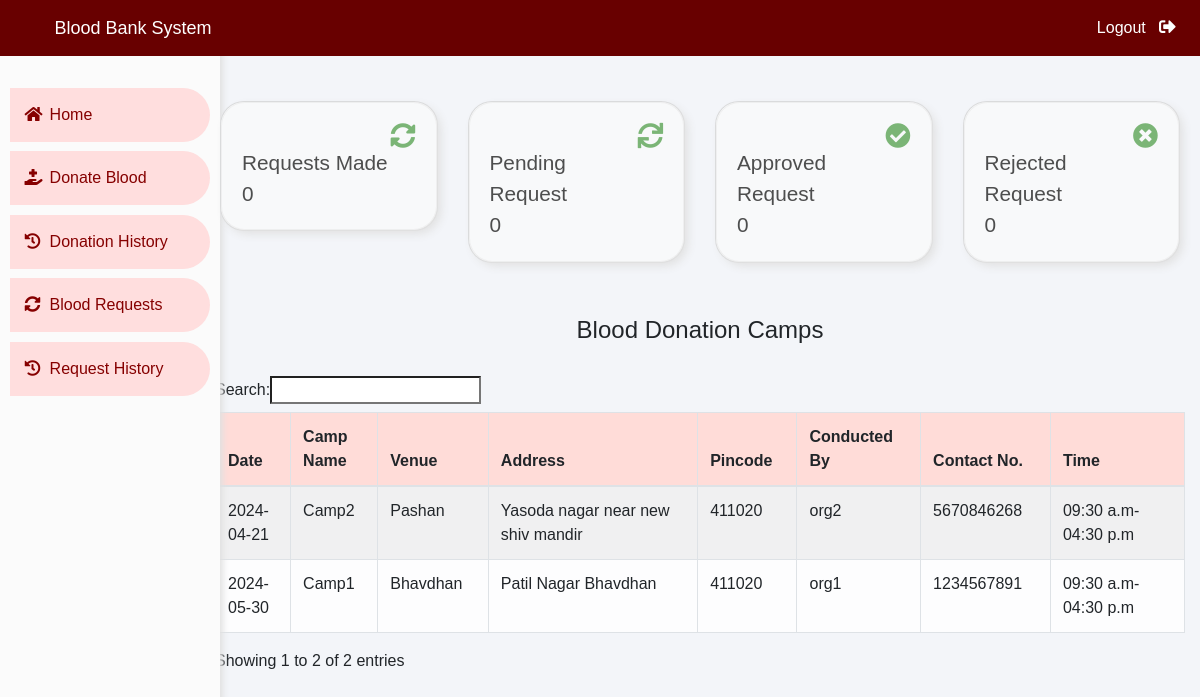
Page /donor/donor-dashboard (signed in) on the committed database.
### blood/models.py (models this page shows)
class DonationCamp(models.Model):
    camp_name = models.CharField(
        max_length=50,
        null=True
    )
    camp_venue = models.CharField(
        max_length=50,
        null=True
    )
    address = models.CharField(
        max_length=50,
        null=True
    )
    pincode = models.CharField(
        max_length=50,
        null=True
    )
    organizer = models.CharField(
        max_length=50,
        null=True
    )
    contact_number = models.CharField(
        max_length=50,
        null=True
    )
    date = models.CharField(
        max_length=50,
        null=True
    )
    starttime = models.CharField(
        max_length=50,
        null=True
    )
    endtime = models.CharField(
        max_length=50,
        null=True
    )

### donor/views.py (the view)
# urls.py: path('donor-dashboard', views.donor_dashboard_view,name='donor-dashboard'),
def donor_dashboard_view(request):
    donor= models.Donor.objects.get(user_id=request.user.id)
    dict={
        'requestpending': bmodels.BloodRequest.objects.all().filter(request_by_donor=donor).filter(status='Pending').count(),
        'requestapproved': bmodels.BloodRequest.objects.all().filter(request_by_donor=donor).filter(status='Approved').count(),
        'requestmade': bmodels.BloodRequest.objects.all().filter(request_by_donor=donor).count(),
        'requestrejected': bmodels.BloodRequest.objects.all().filter(request_by_donor=donor).filter(status='Rejected').count(),
    }
    camps = bmodels.DonationCamp.objects.all()
    return render(request,'donor/donor_dashboard.html', {'details':dict,'camps':camps})

### templates/donor/donor_dashboard.html (shortened to what this page needs)
{% extends 'donor/donorbase.html' %}
{% block content %}
<br><br>
<div class="container">
    <div class="row">
      <div class="col-sm-3">
        <div class="card bg-light">
          <div class="card-body">
              <div class="blood">
                <i class="fas fa-sync-alt xyz"></i>
              </div><br>
              <div class="values">
                Requests Made <br>
                  {{details.requestmade}}
              </div>
          </div>
        </div>
      </div>
      <div class="col-sm-3">
        <div class="card bg-light">
            <div class="card-body">
                <div class="blood">
                  <i class="fas fa-sync xyz"></i>
                </div><br>
                <div class="values">
                    Pending Request <br>
                    {{details.requestpending}}
                </div>
            </div>
          </div>
      </div>
      <div class="col-sm-3">
          <div class="card bg-light">
              <div class="card-body">
                  <div class="blood" style="color:rgb(84, 180, 90);">
                    <i class="fas fa-check-circle xyz"></i>
                  </div><br>
                  <div class="values">
                       Approved Request<br>
                      {{details.requestapproved}}
                  </div>
              </div>
            </div>
      </div>
      <div class="col-sm-3">
          <div class="card bg-light">
              <div class="card-body">
                  <div class="blood">
                    <i class="fas fa-times-circle xyz" ></i>
                  </div><br>
                  <div class="values">
                       Rejected Request <br>
                      {{details.requestrejected}}
                  </div>
              </div>
            </div>
        </div>
    </div>
    <div class="tablecontainer mt-5 mb-0">
      <H4 class="text-center">Blood Donation Camps</H4><br>
      <table class="table table-light table-hover table-bordered table-striped">
          <thead class="" style="background-color: #ffdcd8;">
              <tr>
                  <th scope="col">Date</th>
                  <th scope="col">Camp Name</th>
                  <th scope="col">Venue</th>
                  <th scope="col">Address</th>
                  <th scope="col">Pincode</th>
                  <th scope="col">Conducted By</th>
                  <th scope="col">Contact No.</th>
                  <th scope="col">Time</th>
              </tr>
          </thead>
          <tbody>
              {% for camp in camps %}
              <tr>
                  <td>{{camp.date}}</td>
                  <td> {{camp.camp_name}}</td>
                  <td>{{camp.camp_venue}}</td>
                  <td>{{camp.address}}</td>
                  <td>{{camp.pincode}}</td>
                  <td>{{camp.organizer}}</td>
                  <td>{{camp.contact_number}}</td>
                  <td>{{camp.starttime}}-{{camp.endtime}}</td>
              </tr>
              {% endfor %}
          </tbody>
      </table>
    </div>
</div>
{% endblock content %}

### templates/donor/donorbase.html (style rules this page uses)
.row { padding: 5px; }
.blood { float: right; }
.fa-check-circle { color: blue; font-size: 3ex; }
.xyz { color: blue; font-size: 3ex; }
* { margin: 0; padding: 0; box-sizing: border-box; list-style: none; text-decoration: none; font-family: 'Josefin Sans', sans-serif; }
body { background-color: #f3f5f9; }

### templates/donor/donor_dashboard.html (style rules this page uses)
.col-sm-3 { border-radius: 1.5em; }
.col-sm-3 > * { border-radius: inherit; }
.card-body { border: 1px solid #ebebebad; box-shadow: 4px 4px 10px rgb(225, 225, 225); border-radius: inherit; }
.card-body .values { font-size: 1.3em; color: #333333dd; }
.xyz { color: rgb(123, 181, 118); }

### rows in the picture
DonationCamp: date "2024-05-30", camp_name "Camp1", camp_venue "Bhavdhan", address "Patil Nagar Bhavdhan", pincode "411020", organizer "org1", contact_number "1234567891", starttime "09:30 a.m", endtime "04:30 p.m"
DonationCamp: date "2024-04-21", camp_name "Camp2", camp_venue "Pashan", address "Yasoda nagar near new shiv mandir", pincode "411020", organizer "org2", contact_number "5670846268", starttime "09:30 a.m", endtime "04:30 p.m"

### other values in the picture
{{ details.requestmade }} "0"
{{ details.requestpending }} "0"
{{ details.requestapproved }} "0"
{{ details.requestrejected }} "0"
